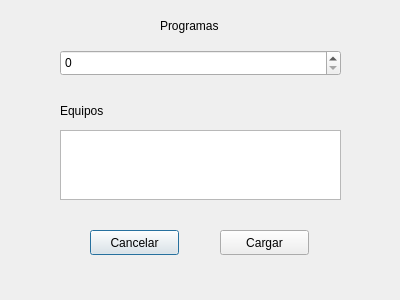
<?xml version="1.0" encoding="UTF-8"?>
<ui version="4.0">
 <class>Dialog2</class>
 <widget class="QDialog" name="Dialog2">
  <property name="geometry">
   <rect>
    <x>0</x>
    <y>0</y>
    <width>400</width>
    <height>300</height>
   </rect>
  </property>
  <property name="windowTitle">
   <string>Dialog</string>
  </property>
  <widget class="QPushButton" name="pushButton">
   <property name="geometry">
    <rect>
     <x>90</x>
     <y>230</y>
     <width>89</width>
     <height>25</height>
    </rect>
   </property>
   <property name="text">
    <string>Cancelar</string>
   </property>
  </widget>
  <widget class="QPushButton" name="pushButton_2">
   <property name="geometry">
    <rect>
     <x>220</x>
     <y>230</y>
     <width>89</width>
     <height>25</height>
    </rect>
   </property>
   <property name="text">
    <string>Cargar</string>
   </property>
  </widget>
  <widget class="QLabel" name="label">
   <property name="geometry">
    <rect>
     <x>160</x>
     <y>10</y>
     <width>81</width>
     <height>31</height>
    </rect>
   </property>
   <property name="text">
    <string>Programas</string>
   </property>
  </widget>
  <widget class="QSpinBox" name="spinBox">
   <property name="geometry">
    <rect>
     <x>60</x>
     <y>50</y>
     <width>281</width>
     <height>26</height>
    </rect>
   </property>
  </widget>
  <widget class="QLabel" name="label_2">
   <property name="geometry">
    <rect>
     <x>60</x>
     <y>90</y>
     <width>61</width>
     <height>41</height>
    </rect>
   </property>
   <property name="text">
    <string>Equipos</string>
   </property>
  </widget>
  <widget class="QTextEdit" name="textEdit">
   <property name="geometry">
    <rect>
     <x>60</x>
     <y>130</y>
     <width>281</width>
     <height>70</height>
    </rect>
   </property>
  </widget>
 </widget>
 <resources/>
 <connections/>
</ui>
